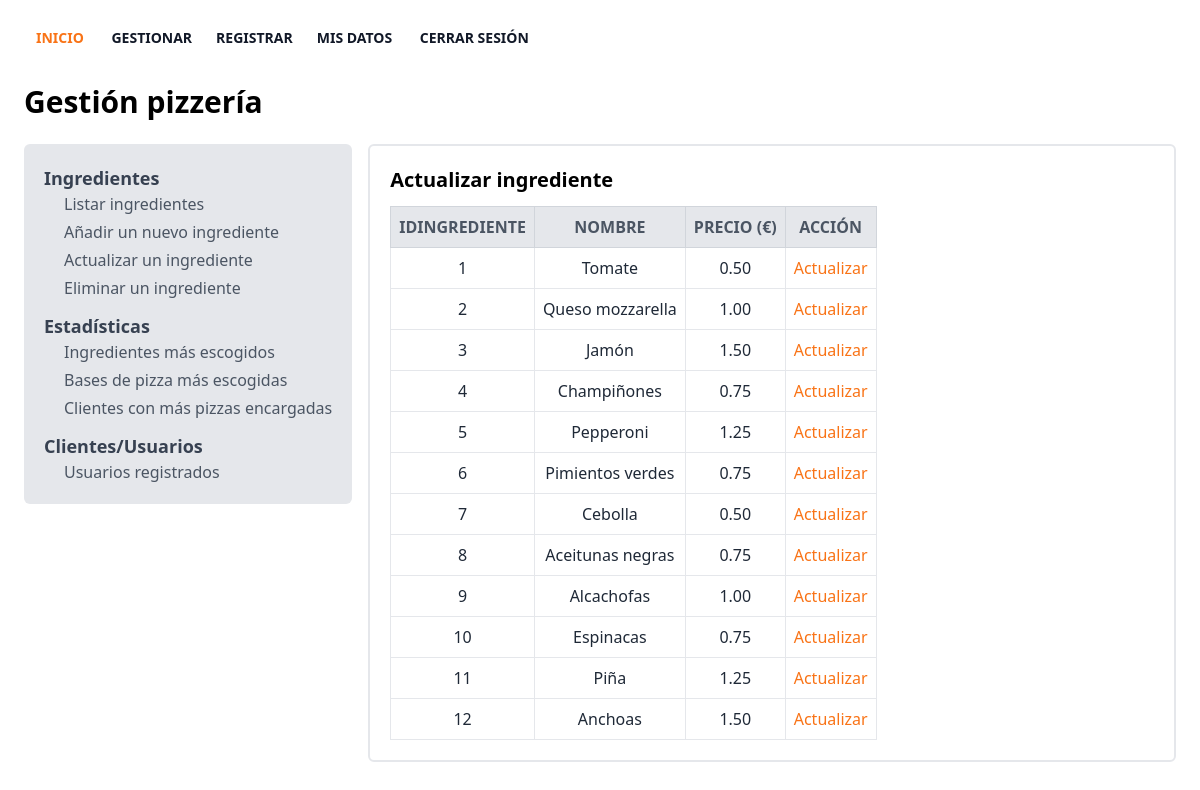
/gestion.php?accion=1&subaccion=3 (signed in), run on the app's committed database.
### tables this page shows
CREATE TABLE `ingrediente` (
  `idIngrediente` smallint(5) UNSIGNED NOT NULL,
  `nombreIngrediente` varchar(50) NOT NULL,
  `precioIngrediente` decimal(9,2) NOT NULL
);

### funciones.php (the view, shortened to what this page needs)
<?php
function conexion($base_datos = null)
{
  try {
    $conexion = ($base_datos !== null)
      ? @new mysqli($_ENV['DB_HOST'], $_ENV['DB_USERNAME'], $_ENV['DB_PASSWORD'], $base_datos)
      : @new mysqli($_ENV['DB_HOST'], $_ENV['DB_USERNAME'], $_ENV['DB_PASSWORD']);
    return $conexion;
  } catch (RuntimeException) {
    return null;
  }
}
function renderCabecera()
{
  ?>
  <header>
    <div class="py-4 px-2 lg:mx-4 xl:mx-12 ">
      <div>
        <nav class="flex items-center justify-between flex-wrap  ">
          <div id="main-nav" class="w-full flex-grow lg:flex items-center lg:w-auto hidden  ">
            <div class="text-sm lg:flex-grow mt-2 animated jackinthebox xl:mx-8">
              <a href="./index.php"
                class="block lg:inline-block text-md font-bold  text-orange-500  sm:hover:border-indigo-400  hover:text-orange-500 mx-2 focus:text-blue-500  p-1 hover:bg-gray-300 sm:hover:bg-transparent rounded-lg">
                INICIO
              </a>
              <?php
              if (!empty($_SESSION['control'])) {
                if (esAdmin($_SESSION['control'])) {
                  echo "<a href='./gestion.php'
                    class='block lg:inline-block text-md font-bold text-gray-900 sm:hover:border-indigo-400 hover:text-orange-500 mx-2 focus:text-blue-500 p-1 hover:bg-gray-300 sm:hover:bg-transparent rounded-lg transition duration-300'>
                    GESTIONAR</a>";
                  echo "<a href='./registrarse.php'
                    class='block lg:inline-block text-md font-bold text-gray-900 sm:hover:border-indigo-400 hover:text-orange-500 mx-2 focus:text-blue-500 p-1 hover:bg-gray-300 sm:hover:bg-transparent rounded-lg transition duration-300'>
                    REGISTRAR</a>";
                } else {
                  echo "<a href='./elaborar.php'
                    class='block lg:inline-block text-md font-bold text-gray-900 sm:hover:border-indigo-400 hover:text-orange-500 mx-2 focus:text-blue-500 p-1 hover:bg-gray-300 sm:hover:bg-transparent rounded-lg transition duration-300'>
                    PEDIR</a>";
                }
                echo "<a href='./mis_datos.php'
                  class='block lg:inline-block text-md font-bold text-gray-900 sm:hover:border-indigo-400 hover:text-orange-500 mx-2 focus:text-blue-500 p-1 hover:bg-gray-300 sm:hover:bg-transparent rounded-lg transition duration-300'>
                  MIS DATOS</a>
                  <a href='./salir.php'
                  class='block lg:inline-block text-md font-bold text-gray-900 sm:hover:border-indigo-400 hover:text-red-500 mx-2 focus:text-red-500 p-1 hover:bg-gray-300 sm:hover:bg-transparent rounded-lg transition duration-300'>
                  CERRAR SESIÓN</a>";
              }
              ?>
            </div>
          </div>
        </nav>
      </div>
    </div>
  </header>
  <?php
}
function esAdmin($idUsuario)
{
  $conexion = conexion($_ENV['DB_DATABASE']);
  $esAdmin = false;
  try {
    $esAdmin = $conexion->query("
    SELECT `idUsuario`
    FROM `usuario`
    WHERE `idUsuario` = $idUsuario AND `tipoUsuario` = 'admin'")->num_rows > 0;
  } catch (RuntimeException) {
    $esAdmin = false;
  } finally {
    try {
      if ($conexion !== null)
        if (!$conexion->close())
          throw new RuntimeException();
    } catch (RuntimeException) {
    }
  }
  return $esAdmin;
}
  ?>
  <?php
function renderIngredientes($subaccion)
{
  $conexion = conexion($_ENV['DB_DATABASE']);
  try {
    $ingredientes = $conexion->query("SELECT * FROM `ingrediente`");
    $ingredientes = $ingredientes->fetch_all(MYSQLI_ASSOC);
    $nombreAcciones = [
      '1' => "Listar",
      '3' => "Actualizar",
      '4' => "Eliminar",
    ];
    ?>
    <h2 class="text-xl font-bold mb-3">
      <?= $nombreAcciones[$subaccion] ?> ingrediente
    </h2>
    <table class="border-collapse w-max">
      <thead>
        <tr>
          <th class='p-2 font-bold uppercase bg-gray-200 text-gray-600 border border-gray-300 hidden lg:table-cell'>
            IdIngrediente</th>
          <th class='p-2 font-bold uppercase bg-gray-200 text-gray-600 border border-gray-300 hidden lg:table-cell'>Nombre
          </th>
          <th class='p-2 font-bold uppercase bg-gray-200 text-gray-600 border border-gray-300 hidden lg:table-cell'>Precio
            &#40;&euro;&#41;</th>
          <?php
          if ($subaccion == '3' || $subaccion == '4') {
            ?>
            <th class='p-2 font-bold uppercase bg-gray-200 text-gray-600 border border-gray-300 hidden lg:table-cell'>Acción
            </th>
            <?php
          }
          ?>
        </tr>
      </thead>
      <tbody>
        <?php
        foreach ($ingredientes as $value) {
          ?>
          <tr
            class='bg-white lg:hover:bg-gray-100 flex lg:table-row flex-row lg:flex-row flex-wrap lg:flex-no-wrap mb-10 lg:mb-0'>
            <td class='w-full lg:w-auto p-2 text-gray-800 text-center border border-b block lg:table-cell relative lg:static'>
              <?= $value['idIngrediente'] ?>
            </td>
            <td class='w-full lg:w-auto p-2 text-gray-800 text-center border border-b block lg:table-cell relative lg:static'>
              <?= $value['nombreIngrediente'] ?>
            </td>
            <td class='w-full lg:w-auto p-2 text-gray-800 text-center border border-b block lg:table-cell relative lg:static'>
              <?= $value['precioIngrediente'] ?>
            </td>
            <?php
            if ($subaccion == '3' || $subaccion == '4') {
              ?>
              <td class='w-full lg:w-auto p-2 text-gray-800 text-center border border-b block lg:table-cell relative lg:static'>
                <a class="<?= $subaccion == '3' ? 'text-orange-500' : 'text-red-500' ?>"
                  href="./gestion.php?accion=1&subaccion=<?= "$subaccion&idIngrediente={$value['idIngrediente']}" ?>">
                  <?= $nombreAcciones[$subaccion] ?>
                </a>
              </td>
              <?php
            }
            ?>
          </tr>
          <?php
        }
        ?>
      </tbody>
    </table>
    <?php
  } catch (RuntimeException $e) {
    $GLOBALS['msg']['error'] = $e->getMessage();
  } finally {
    try {
      if ($conexion !== null)
        if (!$conexion->close())
          throw new RuntimeException();
    } catch (RuntimeException) {
    }
  }
}
  ?>
  <?php
function renderGestion()
{
  $accion = intval($_GET['accion']);
  $subaccion = intval($_GET['subaccion']);
  switch ($accion) {
    case 1:
      switch ($subaccion) {
        case 2:
        case 3:
          if (isset($_GET['idIngrediente']) || $subaccion == '2') {
            $datos = ($subaccion == '3') ? obtenerDatosIngrediente(intval($_GET['idIngrediente'])) : $_POST ?? [];
            renderFormularioIngrediente($subaccion, $datos, $_GET['idIngrediente'] ?? '');
          } else {
            renderIngredientes($subaccion);
          }
          break;
      }
      break;
  }
}

### data on the page
ingrediente: idIngrediente "1", nombreIngrediente "Tomate", precioIngrediente "0.50"
ingrediente: idIngrediente "2", nombreIngrediente "Queso mozzarella", precioIngrediente "1.00"
ingrediente: idIngrediente "3", nombreIngrediente "Jamón", precioIngrediente "1.50"
ingrediente: idIngrediente "4", nombreIngrediente "Champiñones", precioIngrediente "0.75"
ingrediente: idIngrediente "5", nombreIngrediente "Pepperoni", precioIngrediente "1.25"
ingrediente: idIngrediente "6", nombreIngrediente "Pimientos verdes", precioIngrediente "0.75"
ingrediente: idIngrediente "7", nombreIngrediente "Cebolla", precioIngrediente "0.50"
ingrediente: idIngrediente "8", nombreIngrediente "Aceitunas negras", precioIngrediente "0.75"
ingrediente: idIngrediente "9", nombreIngrediente "Alcachofas", precioIngrediente "1.00"
ingrediente: idIngrediente "10", nombreIngrediente "Espinacas", precioIngrediente "0.75"
ingrediente: idIngrediente "11", nombreIngrediente "Piña", precioIngrediente "1.25"
ingrediente: idIngrediente "12", nombreIngrediente "Anchoas", precioIngrediente "1.50"

### other printed values
$nombreAcciones[$subaccion] "Actualizar"
